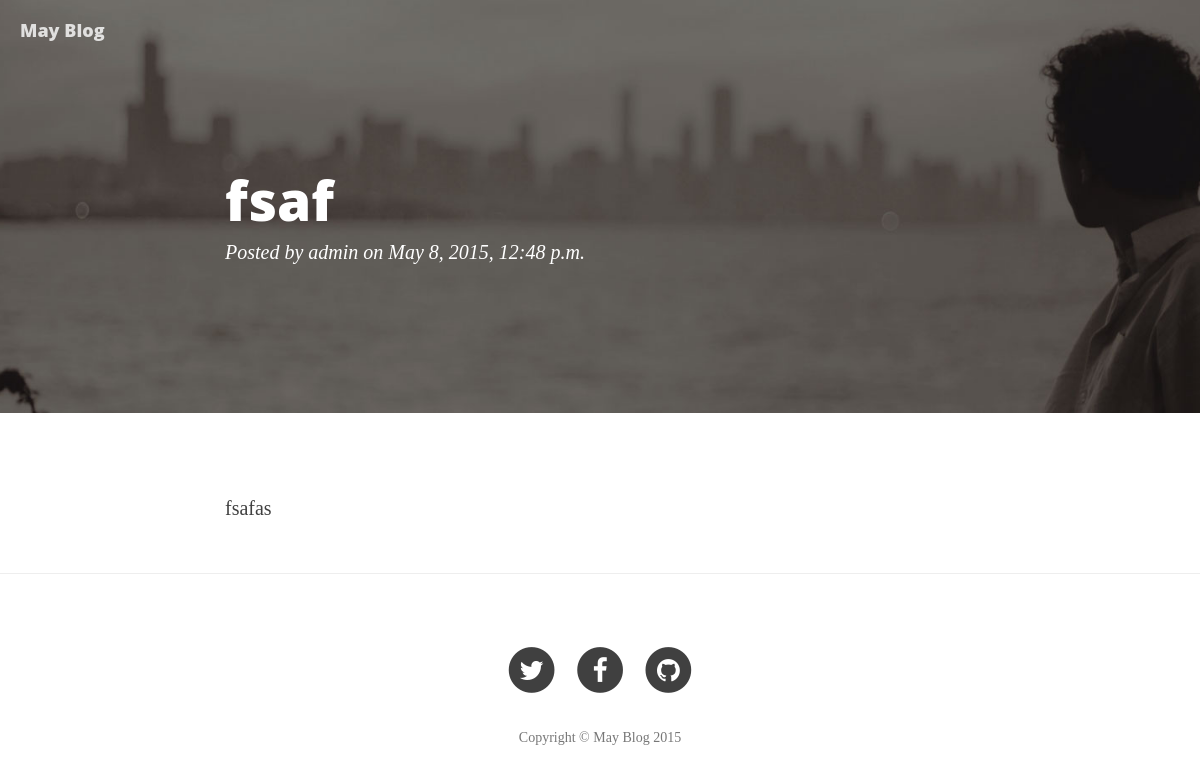
Screenshot of /post/21 with the database file from the repository.
### main/models.py (models this page shows, shortened)
class Post(models.Model):
    title = models.CharField(max_length=256, default='new blog')
    abstract = models.TextField(null=True, blank=True)
    raw = models.TextField()
    pub_time = models.DateTimeField(auto_now_add=True)
    update_time = models.DateTimeField(auto_now=True)
    content_html = models.TextField()
    author = models.ForeignKey(User)
    tags = models.ManyToManyField('Tag')
    catagory = models.ForeignKey('Catagory', null=True, blank=True)
    is_draft = models.BooleanField(default=False)

### main/views.py (the view)
# urls.py: url(r'^post/(?P<pk>[0-9]+)$', views.Post.as_view(), name='post'),
class Post(View):
    template_name = 'main/post.html'
    def get(self, request, pk):
        try:
            pk = int(pk)
            post = models.Post.objects.get(pk=pk)
        except models.Post.DoesNotExist:
            raise Http404
        data = {'post':post}
        return render(request, self.template_name, data)

### templates/main/post.html (shortened to what this page needs)
{% extends 'base.html' %}
{% load static %}
{% block header %}
<header class="intro-header" style="background-image: url('{% static 'img/about-bg.jpg' %} ')">
        <div class="container">
            <div class="row">
                <div class="col-lg-8 col-lg-offset-2 col-md-10 col-md-offset-1">
                    <div class="post-heading">
                        <h1>{{post.title}}</h1>
                        <span class="meta">Posted by <a href="#">{{post.author}}</a> on {{post.pub_time}}</span>
                    </div>
                </div>
            </div>
        </div>
    </header>
{% endblock %}
{% block main %}
    <article>
        <div class="container">
            <div class="row">
                <div class="col-lg-8 col-lg-offset-2 col-md-10 col-md-offset-1">
                    {{post.content_html|safe}}
                </div>
            </div>
        </div>
    </article>
    <hr>
{% endblock %}

### rows the page displays
Post: title "fsaf", author "admin", pub_time "May 8, 2015, 12:48 p.m.", content_html "fsafas"
